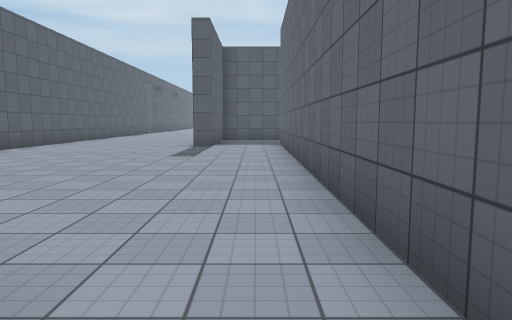
View 1 (above)

20 first-person views from a walk through a Unity game level. The camera is 1.4 m above the floor, tilts 6° down and sees 70° across. The floor is counted in squares, 2 m on a side. Each view is taken from the middle of a square. On the plan, view 1 faces up. The plan holds only what a view shows up to about 11 squares ahead; the rest is blank. The place goes on beyond the plan. Surface patterns are stand-ins for the level's own textures.

View 2
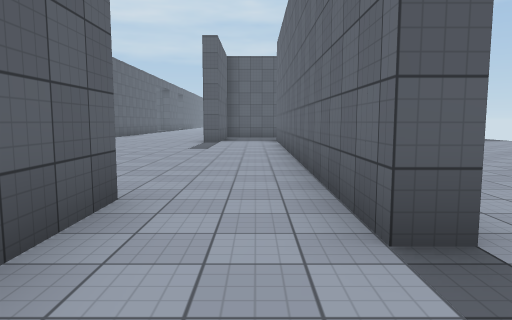

View 3
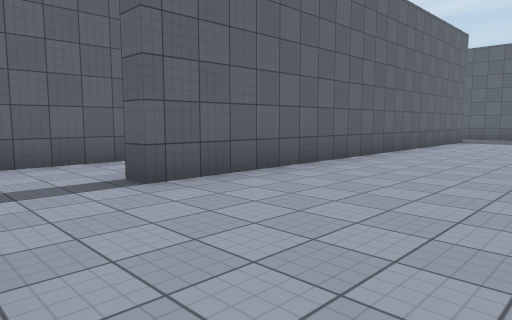

View 4
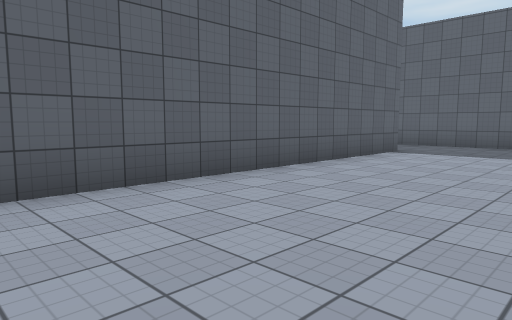

View 5
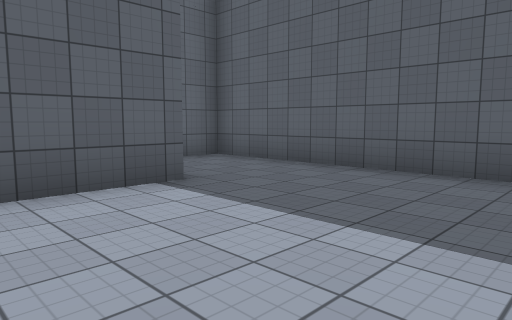

View 6
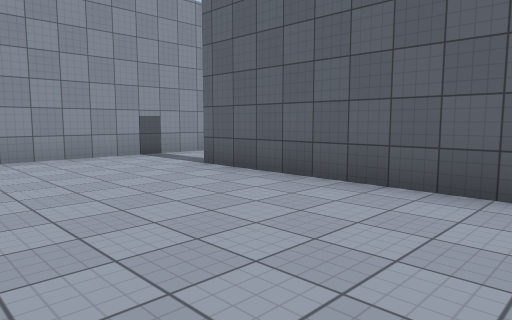

View 7
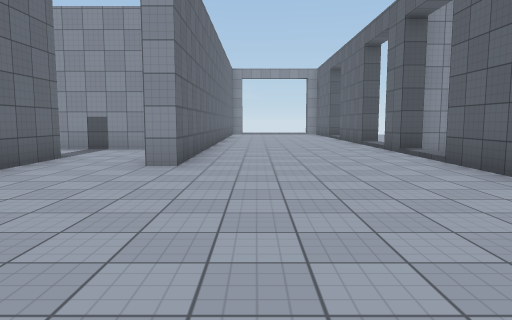

View 8
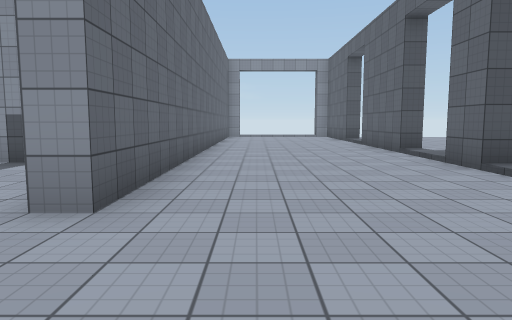

View 9
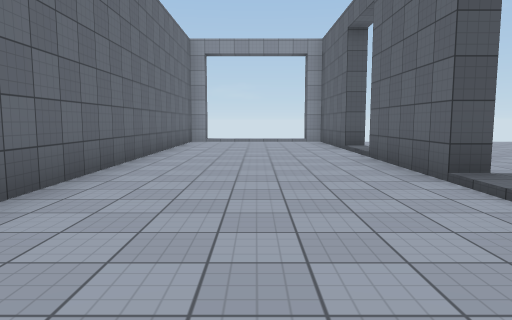

View 10
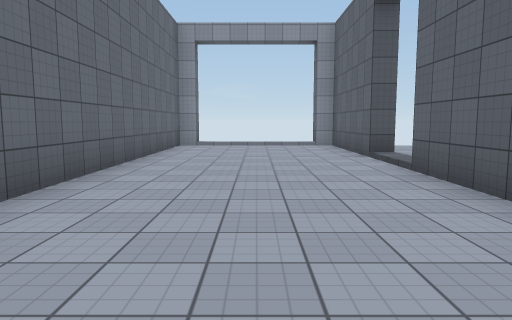

View 11
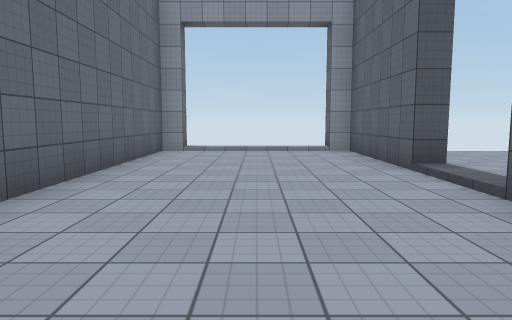

View 12
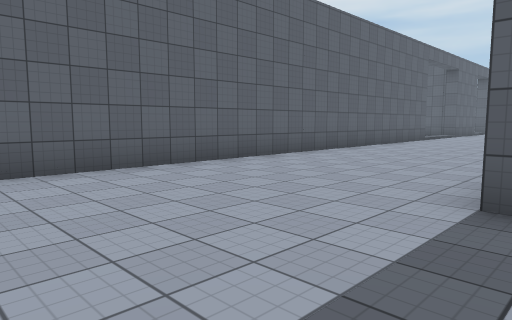

View 13
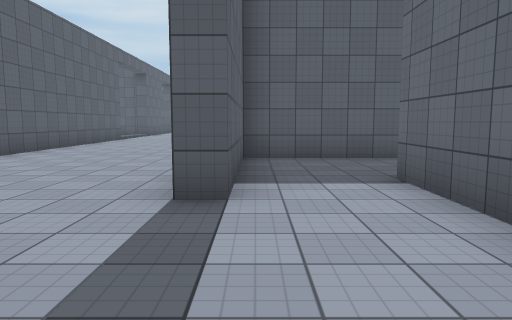

View 14
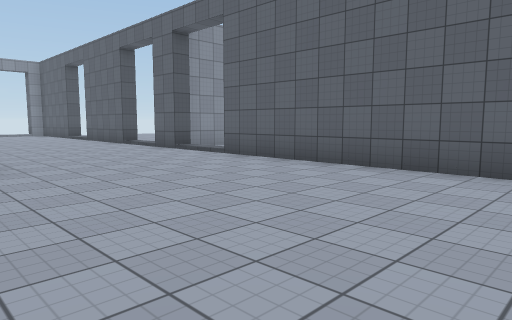

View 15
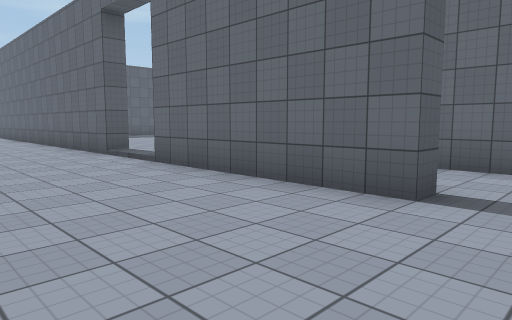

View 16
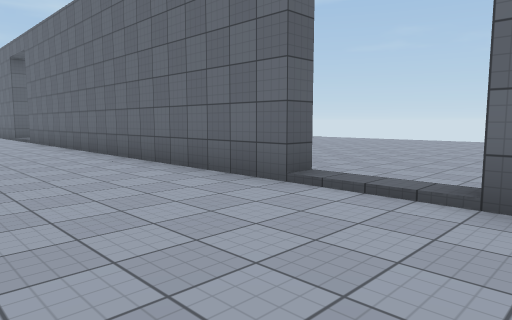

View 17
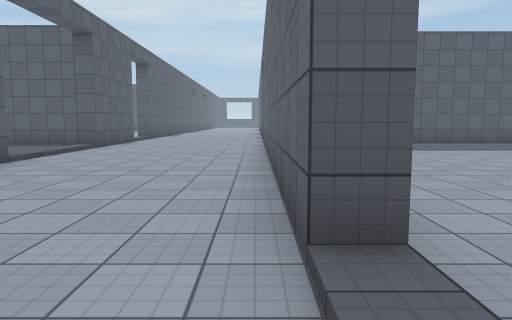

View 18
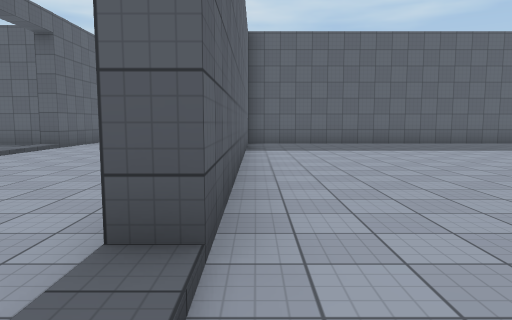

View 19
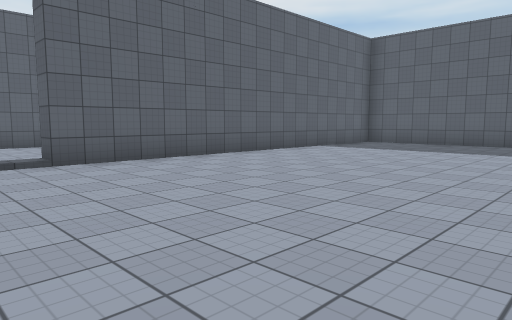

View 20
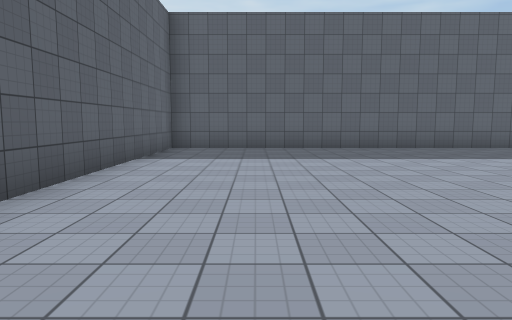

### Floor plan
Points are (right, up) in squares from view 1. A wall is a line through its corners. A room is listed if a view was taken in it or the views show most of it. See-through windows are left out.
Room 1 (views 1, 2, 3, 4, 5, 6)
walls: (-1.2, 1.3) (-1.2, -1); (1.3, 11.6) (1.3, 0) (0.8, 0) (0.8, 1.5); (-0.5, -2.2) (3.8, -2.2); (4.2, 14.1) (0.5, 14.1)
ways out: opening at (0, 1) to room 2; opening at (1, 12.5) to room 4
Room 2 (views 7, 8, 9, 10, 11, 12, 13, 14, 15, 16, 17)
walls: (-1.2, 10.2) (-1.8, 10.2) (-1.8, 14.8); (-1.8, 16.7) (-1.8, 26.4); (-6.3, 18.1) (-6.3, 7.9); (-6.3, 6.1) (-6.3, 0.5); (-6.3, 21.5) (-6.3, 21); (0.8, 1.5) (0.8, 10.5); (-6.3, 26.1) (-6.3, 24.7) (-6.8, 24.7); (-7.2, 26) (-9.5, 26); (-6.9, -1.2) (-6.3, -1.2) (-6.3, -2.2); (-8.1, -1.5) (-6.8, -1.5); (-6.3, -4.2) (-6.3, -7.5); (-6.3, -9.2) (-6.3, -12.7); (-5.8, -12.7) (-5.8, -13.2); (-2.3, -13.2) (-2.3, -12.7) (-1.8, -12.7) (-1.8, 1.3) (-1.2, 1.3)
ways out: opening at (0, 1) to room 1; opening at (-1, 15.5) to room 3; opening at (0, 11) to room 4; opening at (-6.5, -3.5); opening at (-6.5, -0.5); opening at (-6, -8.5)
Room 3 (views 18, 19, 20)
walls: (5.5, 26.8) (-1.2, 26.8) (-1.2, 16.7) (-1.8, 16.7)
ways out: opening at (-1, 15.5) to room 2
Room 4 (no view inside)
walls: (0.8, 10.5) (0.8, 11.5); (0.5, 14.1) (-1.2, 14.1) (-1.2, 10.2)
ways out: opening at (1, 12.5) to room 1; opening at (0, 11) to room 2

Where each view was taken, in squares from view 1:
view 1: 0 up, 0 right, facing up
view 2: 2 down, 0 right, facing up
view 3: 2 down, 5 right, facing up-left
view 4: 3 up, 5 right, facing up-left
view 5: 9 up, 5 right, facing up-left
view 6: 5 up, 5 right, facing down-left
view 7: 7 up, 3 left, facing down
view 8: 4 up, 3 left, facing down
view 9: 0 up, 4 left, facing down
view 10: 2 down, 4 left, facing down
view 11: 4 down, 4 left, facing down
view 12: 7 up, 1 left, facing up-left
view 13: 7 up, 1 left, facing up
view 14: 7 up, 1 left, facing down-left
view 15: 9 up, 5 left, facing up-right
view 16: 14 up, 5 left, facing up-right
view 17: 15 up, 2 left, facing up
view 18: 15 up, 1 left, facing up
view 19: 15 up, 5 right, facing up-left
view 20: 17 up, 1 right, facing up
